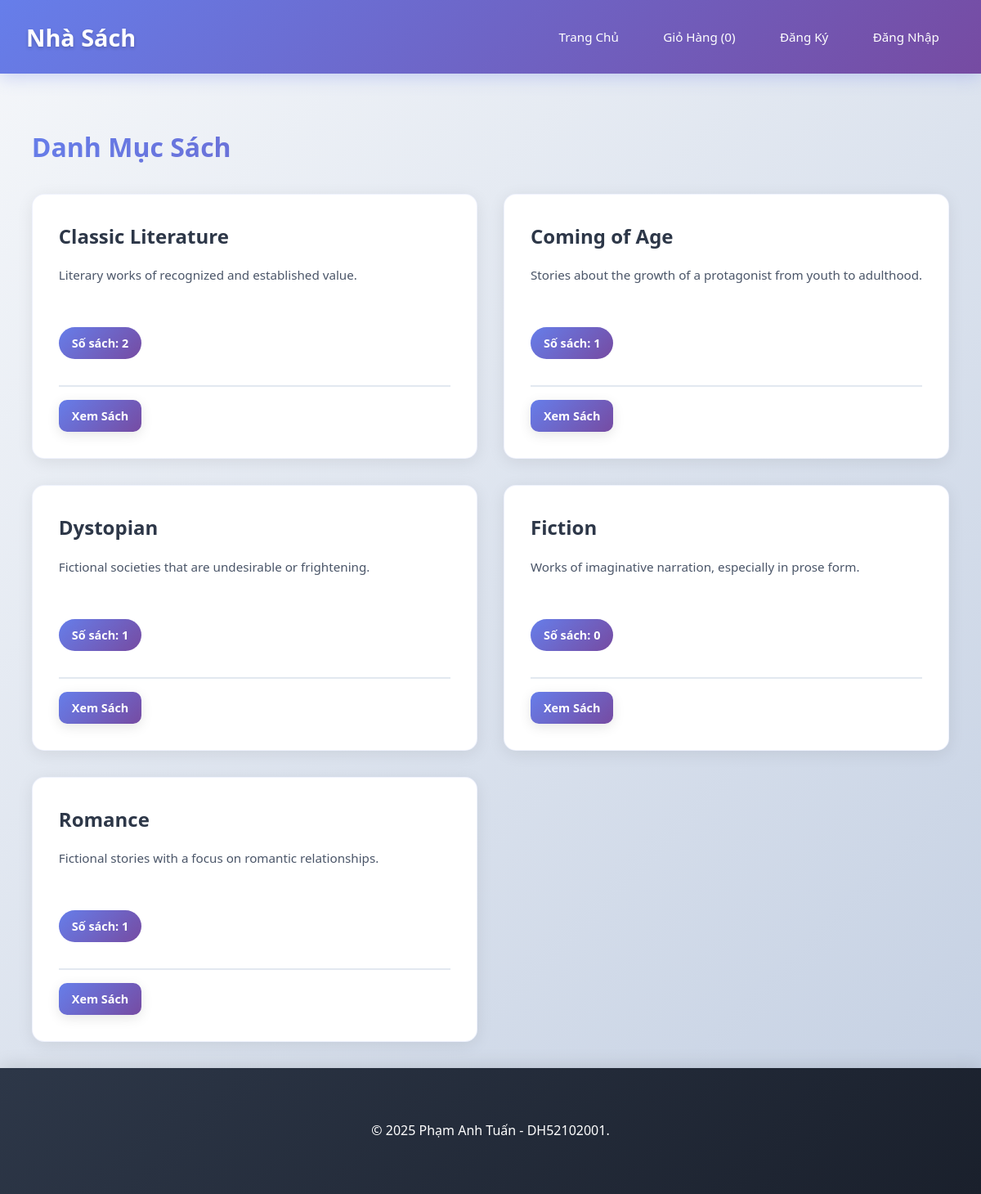
/categories.php, run on the app's committed database.
### tables this page shows
CREATE TABLE categories (
    id INT AUTO_INCREMENT PRIMARY KEY,
    name VARCHAR(255) NOT NULL,
    description TEXT,
    created_at TIMESTAMP DEFAULT CURRENT_TIMESTAMP,
    updated_at TIMESTAMP DEFAULT CURRENT_TIMESTAMP ON UPDATE CURRENT_TIMESTAMP
);

### categories.php (the view, shortened to what this page needs)
<?php
require_once 'config/database.php';
try {
    $categories = $pdo->query("SELECT c.*, COUNT(b.id) as book_count
                              FROM categories c
                              LEFT JOIN books b ON c.id = b.category_id
                              GROUP BY c.id
                              ORDER BY c.name")->fetchAll();
} catch (PDOException $e) {
    $categories = [];
    $error = "Lỗi khi tải danh sách danh mục: " . $e->getMessage();
}
?>
<!DOCTYPE html>
<html lang="vi">
<head>
    <link rel="stylesheet" href="assets/css/style.css">
</head>
<body class="<?php echo (isset($_SESSION['customer_id']) && ($_SESSION['role'] ?? 'user') === 'admin') ? 'admin-page' : ''; ?>">
    <?php include 'includes/header.php'; ?>
    <main class="container">
        <section class="categories-section">
            <h2>Danh Mục Sách</h2>
            <?php if (empty($categories)): ?>
                <div class="no-books">
                    <p>Chưa có danh mục nào. <a href="add_category.php">Thêm danh mục đầu tiên</a></p>
                </div>
            <?php else: ?>
                <div class="categories-grid">
                    <?php foreach ($categories as $category): ?>
                        <div class="category-card">
                            <h3><?php echo htmlspecialchars($category['name']); ?></h3>
                            <p class="category-description"><?php echo htmlspecialchars($category['description'] ?? 'Chưa có mô tả.'); ?></p>
                            <p class="category-books">Số sách: <?php echo $category['book_count']; ?></p>
                            <div class="category-actions">
                                <a href="index.php?category=<?php echo $category['id']; ?>" class="btn btn-primary btn-sm">Xem Sách</a>
                            </div>
                        </div>
                    <?php endforeach; ?>
                </div>
            <?php endif; ?>
        </section>
    </main>
    <?php include 'includes/footer.php'; ?>
</body>
</html>

### assets/css/style.css (style rules this page uses)
* { margin: 0; padding: 0; box-sizing: border-box; }
body { font-family: "Segoe UI", Tahoma, Geneva, Verdana, sans-serif; line-height: 1.6; color: #2d3748; background: linear-gradient(135deg, #f5f7fa 0%, #c3cfe2 100%); min-height: 100vh; display: flex; flex-direction: column; }
.container { max-width: 1200px; margin: 0 auto; padding: 2rem; flex: 1; }
.btn { padding: 0.875rem 2rem; border: none; border-radius: 10px; font-size: 1rem; font-weight: 600; cursor: pointer; text-decoration: none; display: inline-block; transition: all 0.3s ease; box-shadow: 0 4px 15px rgba(0, 0, 0, 0.1); }
.btn-primary { background: linear-gradient(135deg, #667eea 0%, #764ba2 100%); color: white; }
.btn-sm { padding: 0.5rem 1rem; font-size: 0.9rem; }
.authors-section, .categories-section { margin-top: 2rem; }
.authors-section h2, .categories-section h2 { margin-bottom: 1.5rem; color: #2d3748; font-size: 2rem; font-weight: 700; background: linear-gradient(135deg, #667eea 0%, #764ba2 100%); -webkit-background-clip: text; -webkit-text-fill-color: transparent; background-clip: text; }
.authors-grid, .categories-grid { display: grid; grid-template-columns: repeat(2, 1fr); gap: 2rem; margin-top: 2rem; }
.author-card, .category-card { background: white; border-radius: 15px; padding: 2rem; box-shadow: 0 4px 20px rgba(0, 0, 0, 0.08); transition: all 0.4s cubic-bezier(0.175, 0.885, 0.32, 1.275); border: 1px solid rgba(102, 126, 234, 0.1); position: relative; overflow: hidden; }
.author-card::before, .category-card::before { content: ""; position: absolute; top: 0; left: 0; right: 0; height: 4px; background: linear-gradient(135deg, #667eea 0%, #764ba2 100%); transform: scaleX(0); transition: transform 0.4s; }
.author-card h3, .category-card h3 { font-size: 1.5rem; margin-bottom: 1rem; color: #2d3748; font-weight: 700; }
.author-bio, .category-description { color: #4a5568; font-size: 0.95rem; line-height: 1.6; margin-bottom: 1rem; min-height: 60px; }
.author-books, .category-books { display: inline-block; padding: 0.5rem 1rem; background: linear-gradient(135deg, #667eea 0%, #764ba2 100%); color: white; border-radius: 20px; font-weight: 600; font-size: 0.9rem; margin-bottom: 1rem; }
.author-actions, .category-actions { margin-top: 1rem; padding-top: 1rem; border-top: 2px solid #e2e8f0; display: flex; gap: 0.5rem; flex-wrap: wrap; }

### data on the page
categories: name "Classic Literature", description "Literary works of recognized and established value.", book_count "2"
categories: name "Coming of Age", description "Stories about the growth of a protagonist from youth to adulthood.", book_count "1"
categories: name "Dystopian", description "Fictional societies that are undesirable or frightening.", book_count "1"
categories: name "Fiction", description "Works of imaginative narration, especially in prose form.", book_count "0"
categories: name "Romance", description "Fictional stories with a focus on romantic relationships.", book_count "1"
